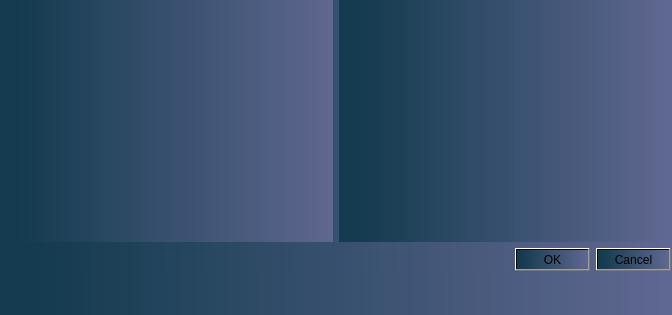
<?xml version="1.0" encoding="UTF-8"?>
<ui version="4.0">
 <class>ImageShow</class>
 <widget class="QDialog" name="ImageShow">
  <property name="geometry">
   <rect>
    <x>0</x>
    <y>0</y>
    <width>672</width>
    <height>315</height>
   </rect>
  </property>
  <property name="windowTitle">
   <string>Dialog</string>
  </property>
  <property name="styleSheet">
   <string notr="true">background-color: qlineargradient(spread:pad, x1:0, y1:0, x2:1, y2:0, stop:0.0511364 rgba(20, 59, 79, 255), stop:1 rgba(96, 104, 146, 246));</string>
  </property>
  <widget class="QWidget" name="verticalLayoutWidget">
   <property name="geometry">
    <rect>
     <x>0</x>
     <y>0</y>
     <width>671</width>
     <height>271</height>
    </rect>
   </property>
   <layout class="QVBoxLayout" name="verticalLayout">
    <item>
     <layout class="QHBoxLayout" name="horizontalLayout">
      <item>
       <widget class="QLabel" name="image1">
        <property name="text">
         <string/>
        </property>
       </widget>
      </item>
      <item>
       <widget class="QLabel" name="image2">
        <property name="text">
         <string/>
        </property>
       </widget>
      </item>
     </layout>
    </item>
    <item>
     <widget class="QDialogButtonBox" name="buttonBox">
      <property name="orientation">
       <enum>Qt::Horizontal</enum>
      </property>
      <property name="standardButtons">
       <set>QDialogButtonBox::Cancel|QDialogButtonBox::Ok</set>
      </property>
     </widget>
    </item>
   </layout>
  </widget>
 </widget>
 <resources/>
 <connections>
  <connection>
   <sender>buttonBox</sender>
   <signal>accepted()</signal>
   <receiver>ImageShow</receiver>
   <slot>accept()</slot>
   <hints>
    <hint type="sourcelabel">
     <x>248</x>
     <y>254</y>
    </hint>
    <hint type="destinationlabel">
     <x>157</x>
     <y>274</y>
    </hint>
   </hints>
  </connection>
  <connection>
   <sender>buttonBox</sender>
   <signal>rejected()</signal>
   <receiver>ImageShow</receiver>
   <slot>reject()</slot>
   <hints>
    <hint type="sourcelabel">
     <x>316</x>
     <y>260</y>
    </hint>
    <hint type="destinationlabel">
     <x>286</x>
     <y>274</y>
    </hint>
   </hints>
  </connection>
 </connections>
</ui>
